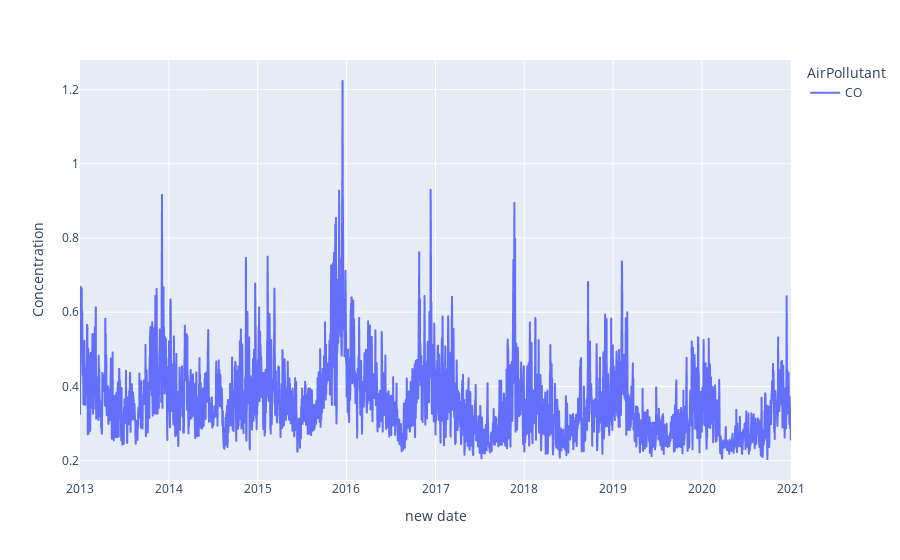

This figure's notebook cell:
### Code cell
fig = px.line(bcn_co, x="new date", y="Concentration", color='AirPollutant')
fig.show()

### Figure 1 — Plotly figure (JSON) as saved in the notebook; plotly's stock layout.template omitted (floating-point values rounded to 4 significant figures; data arrays with more than 128 entries replaced by an {"elided": "..."} marker saying what was removed)
{"data": [{"hovertemplate": "AirPollutant=CO<br>new date=%{x}<br>Concentration=%{y}<extra></extra>", "legendgroup": "CO", "line": {"color": "#636efa", "dash": "solid"}, "marker": {"symbol": "circle"}, "mode": "lines", "name": "CO", "showlegend": true, "type": "scattergl", "x": {"elided": "2923 str values"}, "xaxis": "x", "y": {"elided": "2923 float values"}, "yaxis": "y"}], "layout": {"legend": {"title": {"text": "AirPollutant"}, "tracegroupgap": 0}, "margin": {"t": 60}, "xaxis": {"anchor": "y", "domain": [0, 1], "title": {"text": "new date"}}, "yaxis": {"anchor": "x", "domain": [0, 1], "title": {"text": "Concentration"}}}}
